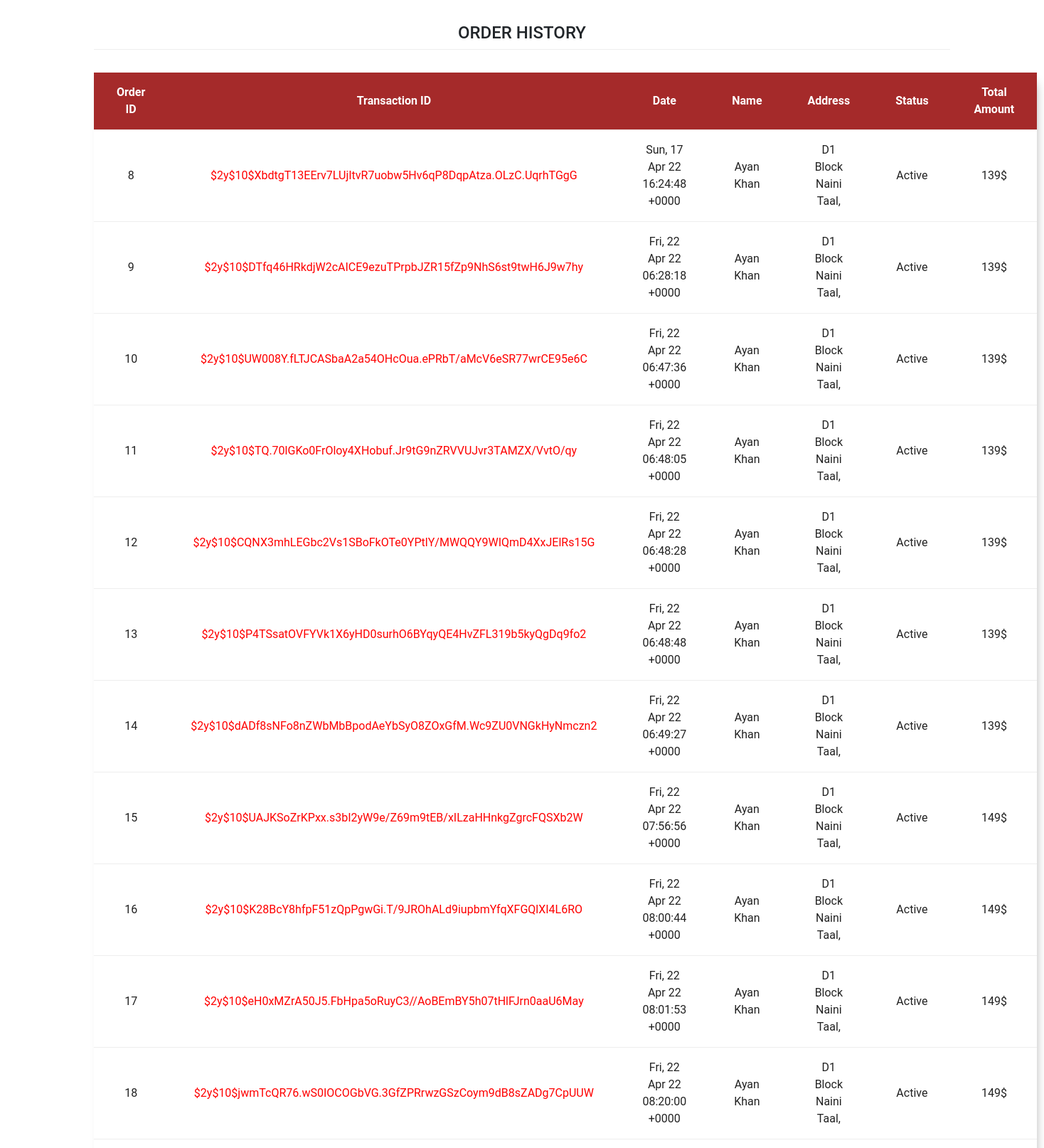
Screenshot of /order_history.php (signed in, upper part) with the database file from the repository.
### tables this page shows
CREATE TABLE `order` (
  `order_id` int(200) NOT NULL,
  `user_id` int(100) NOT NULL,
  `tran_id` varchar(100) NOT NULL,
  `order_status` varchar(100) NOT NULL
);

CREATE TABLE `order_info` (
  `odr_Id` int(200) NOT NULL,
  `user_Id` int(11) NOT NULL,
  `total_Amt` varchar(200) NOT NULL,
  `card_holder_name` varchar(20) NOT NULL,
  `credit_card_no` varchar(20) NOT NULL,
  `exp_date` varchar(20) NOT NULL,
  `cvv` varchar(20) NOT NULL,
  `Shipping_Add` varchar(20) NOT NULL,
  `order_date` varchar(200) NOT NULL
);

### order_history.php (the view, shortened to what this page needs)
<!DOCTYPE html>
<html lang="en">
<head>
<link href="https://cdn.jsdelivr.net/npm/bootstrap@5.0.0-beta3/dist/css/bootstrap.min.css" rel="stylesheet">
</head>
<body>
<div class="table-container">
     <h2 class="table-heading"> Order History</h2>
   <table>
   <thead>
   <th>Order ID</th>
   <th>Transaction ID</th>
   <th>Date</th>
   <th>Name</th>
   <th>Address</th>
   <th>Status</th>
   <th>Total Amount</th>
   </thead>
         <tbody>
           <?php
          $id=$_SESSION['u_id'];
          $conn= mysqli_connect("localhost","root",'','test');
          $res = mysqli_query($conn,"select* from `order`,order_info where odr_Id=order_id ");
          if(mysqli_num_rows($res)>0){
              while($row=mysqli_fetch_array($res)){
                     $order_id=$row['order_id'];
                     $tran_id=$row['tran_id'];
                    $usr_ID=$row['user_id'];
                     $name=$row['card_holder_name'];
                     $Add=$row['Shipping_Add'];
                     $status=$row['order_status'];
                     $total_amt=$row['total_Amt'];
                     $date=$row['order_date'];
            if($id==$usr_ID){
              echo"
              <tr class='cross'>
              <td>$order_id</td>
             <td style='color:red'> $tran_id</td>
              <td> $date</td>
              <td> $name</td>
              <td>$Add</td>
              <td> $status</td>
              <td> $total_amt$</td>
             </tr>
              ";
                          }
              }
          }
             ?>
        </tbody>
   </table>
</div>
</body>
</html>

### order_history.php (style rules this page uses)
.table-container { padding :32px; font-family:"Roboto", sans-serif; margin-right:100px; margin-left:100px; }
.table-container h2.table-heading { text-align: center; text-transform:uppercase; font-size: 24px; margin-bottom:32px; border-bottom: 1px solid #eee; padding-bottom: 8px; }
.table-container table { width:100%; background:#fff; color: #222; padding: 24px; box-shadow: 5px 8px 15px -8px rgba(0,0,0,0.4); border-collapse: collapse; }
.table-container table td, .table-container table th { padding:16px 32px; text-align:center; }
.table-container table tr { border-bottom : 1px solid #eee; }

### rows the page displays
order: order_id "8", tran "$2y$10$XbdtgT13EErv7LUjItvR7uobw5Hv6qP8DqpAtza.OLzC.UqrhTGgG", order_info.order_date "Sun, 17 Apr 22 16:24:48 +0000", order_info.card_holder_name "Ayan Khan", order_info.Shipping_Add "D1 Block Naini Taal,", order_status "Active", order_info.total_Amt "139"
order: order_id "9", tran "$2y$10$DTfq46HRkdjW2cAICE9ezuTPrpbJZR15fZp9NhS6st9twH6J9w7hy", order_info.order_date "Fri, 22 Apr 22 06:28:18 +0000", order_info.card_holder_name "Ayan Khan", order_info.Shipping_Add "D1 Block Naini Taal,", order_status "Active", order_info.total_Amt "139"
order: order_id "10", tran "$2y$10$UW008Y.fLTJCASbaA2a54OHcOua.ePRbT/aMcV6eSR77wrCE95e6C", order_info.order_date "Fri, 22 Apr 22 06:47:36 +0000", order_info.card_holder_name "Ayan Khan", order_info.Shipping_Add "D1 Block Naini Taal,", order_status "Active", order_info.total_Amt "139"
order: order_id "11", tran "$2y$10$TQ.70lGKo0FrOloy4XHobuf.Jr9tG9nZRVVUJvr3TAMZX/VvtO/qy", order_info.order_date "Fri, 22 Apr 22 06:48:05 +0000", order_info.card_holder_name "Ayan Khan", order_info.Shipping_Add "D1 Block Naini Taal,", order_status "Active", order_info.total_Amt "139"
order: order_id "12", tran "$2y$10$CQNX3mhLEGbc2Vs1SBoFkOTe0YPtlY/MWQQY9WIQmD4XxJElRs15G", order_info.order_date "Fri, 22 Apr 22 06:48:28 +0000", order_info.card_holder_name "Ayan Khan", order_info.Shipping_Add "D1 Block Naini Taal,", order_status "Active", order_info.total_Amt "139"
order: order_id "13", tran "$2y$10$P4TSsatOVFYVk1X6yHD0surhO6BYqyQE4HvZFL319b5kyQgDq9fo2", order_info.order_date "Fri, 22 Apr 22 06:48:48 +0000", order_info.card_holder_name "Ayan Khan", order_info.Shipping_Add "D1 Block Naini Taal,", order_status "Active", order_info.total_Amt "139"
order: order_id "14", tran "$2y$10$dADf8sNFo8nZWbMbBpodAeYbSyO8ZOxGfM.Wc9ZU0VNGkHyNmczn2", order_info.order_date "Fri, 22 Apr 22 06:49:27 +0000", order_info.card_holder_name "Ayan Khan", order_info.Shipping_Add "D1 Block Naini Taal,", order_status "Active", order_info.total_Amt "139"
order: order_id "15", tran "$2y$10$UAJKSoZrKPxx.s3bI2yW9e/Z69m9tEB/xILzaHHnkgZgrcFQSXb2W", order_info.order_date "Fri, 22 Apr 22 07:56:56 +0000", order_info.card_holder_name "Ayan Khan", order_info.Shipping_Add "D1 Block Naini Taal,", order_status "Active", order_info.total_Amt "149"
order: order_id "16", tran "$2y$10$K28BcY8hfpF51zQpPgwGi.T/9JROhALd9iupbmYfqXFGQlXI4L6RO", order_info.order_date "Fri, 22 Apr 22 08:00:44 +0000", order_info.card_holder_name "Ayan Khan", order_info.Shipping_Add "D1 Block Naini Taal,", order_status "Active", order_info.total_Amt "149"
order: order_id "17", tran "$2y$10$eH0xMZrA50J5.FbHpa5oRuyC3//AoBEmBY5h07tHlFJrn0aaU6May", order_info.order_date "Fri, 22 Apr 22 08:01:53 +0000", order_info.card_holder_name "Ayan Khan", order_info.Shipping_Add "D1 Block Naini Taal,", order_status "Active", order_info.total_Amt "149"
order: order_id "18", tran "$2y$10$jwmTcQR76.wS0IOCOGbVG.3GfZPRrwzGSzCoym9dB8sZADg7CpUUW", order_info.order_date "Fri, 22 Apr 22 08:20:00 +0000", order_info.card_holder_name "Ayan Khan", order_info.Shipping_Add "D1 Block Naini Taal,", order_status "Active", order_info.total_Amt "149"
